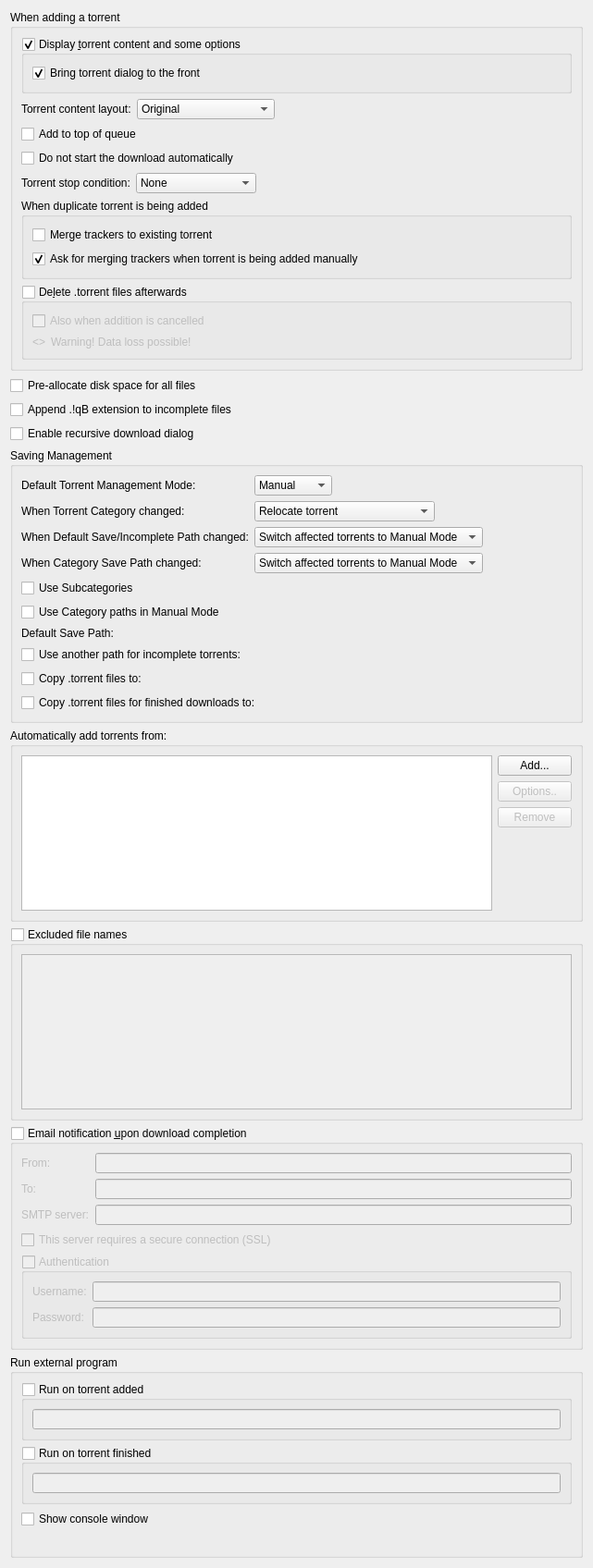
          <widget class="QWidget" name="scrollAreaWidgetContents_2">
           <property name="geometry">
            <rect>
             <x>0</x>
             <y>0</y>
             <width>641</width>
             <height>1696</height>
            </rect>
           </property>
           <layout class="QVBoxLayout" name="verticalLayout">
            <item>
             <widget class="QGroupBox" name="torrentAdditionBox">
              <property name="title">
               <string>When adding a torrent</string>
              </property>
              <layout class="QVBoxLayout" name="torrentAdditionBoxLayout">
               <item>
                <widget class="QGroupBox" name="checkAdditionDialog">
                 <property name="title">
                  <string>Display &amp;torrent content and some options</string>
                 </property>
                 <property name="checkable">
                  <bool>true</bool>
                 </property>
                 <layout class="QVBoxLayout" name="verticalLayout_18">
                  <item>
                   <widget class="QCheckBox" name="checkAdditionDialogFront">
                    <property name="text">
                     <string>Bring torrent dialog to the front</string>
                    </property>
                    <property name="checked">
                     <bool>true</bool>
                    </property>
                   </widget>
                  </item>
                 </layout>
                </widget>
               </item>
               <item>
                <layout class="QHBoxLayout" name="horizontalLayout_19">
                 <item>
                  <widget class="QLabel" name="contentLayoutLabel">
                   <property name="text">
                    <string>Torrent content layout:</string>
                   </property>
                  </widget>
                 </item>
                 <item>
                  <widget class="QComboBox" name="contentLayoutComboBox">
                   <property name="currentIndex">
                    <number>0</number>
                   </property>
                   <item>
                    <property name="text">
                     <string>Original</string>
                    </property>
                   </item>
                   <item>
                    <property name="text">
                     <string>Create subfolder</string>
                    </property>
                   </item>
                   <item>
                    <property name="text">
                     <string>Don't create subfolder</string>
                    </property>
                   </item>
                  </widget>
                 </item>
                 <item>
                  <spacer name="horizontalSpacer_20">
                   <property name="orientation">
                    <enum>Qt::Horizontal</enum>
                   </property>
                   <property name="sizeHint" stdset="0">
                    <size>
                     <width>40</width>
                     <height>20</height>
                    </size>
                   </property>
                  </spacer>
                 </item>
                </layout>
               </item>
               <item>
                <widget class="QCheckBox" name="checkAddToQueueTop">
                 <property name="toolTip">
                  <string>The torrent will be added to the top of the download queue</string>
                 </property>
                 <property name="text">
                  <string extracomment="The torrent will be added to the top of the download queue">Add to top of queue</string>
                 </property>
                </widget>
               </item>
               <item>
                <widget class="QCheckBox" name="checkStartPaused">
                 <property name="toolTip">
                  <string>The torrent will be added to download list in a paused state</string>
                 </property>
                 <property name="text">
                  <string extracomment="The torrent will be added to download list in a paused state">Do not start the download automatically</string>
                 </property>
                </widget>
               </item>
               <item>
                <layout class="QHBoxLayout" name="stopConditionLayout">
                 <item>
                  <widget class="QLabel" name="stopConditionLabel">
                   <property name="text">
                    <string>Torrent stop condition:</string>
                   </property>
                  </widget>
                 </item>
                 <item>
                  <widget class="QComboBox" name="stopConditionComboBox">
                   <property name="currentIndex">
                    <number>0</number>
                   </property>
                   <item>
                    <property name="text">
                     <string>None</string>
                    </property>
                   </item>
                   <item>
                    <property name="text">
                     <string>Metadata received</string>
                    </property>
                   </item>
                   <item>
                    <property name="text">
                     <string>Files checked</string>
                    </property>
                   </item>
                  </widget>
                 </item>
                 <item>
                  <spacer name="stopConditionSpacer">
                   <property name="orientation">
                    <enum>Qt::Horizontal</enum>
                   </property>
                   <property name="sizeHint" stdset="0">
                    <size>
                     <width>40</width>
                     <height>20</height>
                    </size>
                   </property>
                  </spacer>
                 </item>
                </layout>
               </item>
               <item>
                <widget class="QGroupBox" name="duplicateTorrentGroup">
                 <property name="title">
                  <string>When duplicate torrent is being added</string>
                 </property>
                 <layout class="QVBoxLayout" name="duplicateTorrentBoxLayout">
                  <item>
                   <widget class="QCheckBox" name="checkMergeTrackers">
                    <property name="text">
                     <string>Merge trackers to existing torrent</string>
                    </property>
                    <property name="checked">
                     <bool>false</bool>
                    </property>
                   </widget>
                  </item>
                  <item>
                   <widget class="QCheckBox" name="checkConfirmMergeTrackers">
                    <property name="text">
                     <string>Ask for merging trackers when torrent is being added manually</string>
                    </property>
                    <property name="checked">
                     <bool>true</bool>
                    </property>
                   </widget>
                  </item>
                 </layout>
                </widget>
               </item>
               <item>
                <widget class="QGroupBox" name="deleteTorrentBox">
                 <property name="toolTip">
                  <string>Whether the .torrent file should be deleted after adding it</string>
                 </property>
                 <property name="title">
                  <string>De&amp;lete .torrent files afterwards </string>
                 </property>
                 <property name="checkable">
                  <bool>true</bool>
                 </property>
                 <property name="checked">
                  <bool>false</bool>
                 </property>
                 <layout class="QVBoxLayout" name="deleteTorrentBoxLayout">
                  <item>
                   <widget class="QCheckBox" name="deleteCancelledTorrentBox">
                    <property name="toolTip">
                     <string>Also delete .torrent files whose addition was cancelled</string>
                    </property>
                    <property name="text">
                     <string>Also when addition is cancelled</string>
                    </property>
                   </widget>
                  </item>
                  <item>
                   <layout class="QHBoxLayout" name="deleteTorrentWarningLayout">
                    <item>
                     <widget class="QLabel" name="deleteTorrentWarningIcon">
                      <property name="sizePolicy">
                       <sizepolicy hsizetype="Fixed" vsizetype="Preferred">
                        <horstretch>0</horstretch>
                        <verstretch>0</verstretch>
                       </sizepolicy>
                      </property>
                      <property name="text">
                       <string notr="true">&lt;&gt;</string>
                      </property>
                     </widget>
                    </item>
                    <item>
                     <widget class="QLabel" name="deleteTorrentWarningLabel">
                      <property name="text">
                       <string>Warning! Data loss possible!</string>
                      </property>
                     </widget>
                    </item>
                   </layout>
                  </item>
                 </layout>
                </widget>
               </item>
              </layout>
             </widget>
            </item>
            <item>
             <widget class="QCheckBox" name="checkPreallocateAll">
              <property name="toolTip">
               <string>Allocate full file sizes on disk before starting downloads, to minimize fragmentation. Only useful for HDDs.</string>
              </property>
              <property name="text">
               <string>Pre-allocate disk space for all files</string>
              </property>
             </widget>
            </item>
            <item>
             <widget class="QCheckBox" name="checkAppendqB">
              <property name="text">
               <string>Append .!qB extension to incomplete files</string>
              </property>
             </widget>
            </item>
            <item>
             <widget class="QCheckBox" name="checkRecursiveDownload">
              <property name="toolTip">
               <string>When a torrent is downloaded, offer to add torrents from any .torrent files found inside it</string>
              </property>
              <property name="text">
               <string>Enable recursive download dialog</string>
              </property>
             </widget>
            </item>
            <item>
             <widget class="QGroupBox" name="groupSavingManagement">
              <property name="title">
               <string>Saving Management</string>
              </property>
              <layout class="QVBoxLayout" name="groupSavingManagementLayout">
               <item>
                <layout class="QGridLayout" name="gridLayout_3">
                 <item row="0" column="0">
                  <widget class="QLabel" name="label_40">
                   <property name="text">
                    <string>Default Torrent Management Mode:</string>
                   </property>
                  </widget>
                 </item>
                 <item row="0" column="1">
                  <layout class="QHBoxLayout" name="horizontalLayout_70">
                   <property name="spacing">
                    <number>10</number>
                   </property>
                   <item>
                    <widget class="QComboBox" name="comboSavingMode">
                     <property name="toolTip">
                      <string>Automatic: Various torrent properties (e.g. save path) will be decided by the associated category
Manual: Various torrent properties (e.g. save path) must be assigned manually</string>
                     </property>
                     <item>
                      <property name="text">
                       <string>Manual</string>
                      </property>
                     </item>
                     <item>
                      <property name="text">
                       <string>Automatic</string>
                      </property>
                     </item>
                    </widget>
                   </item>
                   <item>
                    <spacer name="horizontalSpacer_160">
                     <property name="orientation">
                      <enum>Qt::Horizontal</enum>
                     </property>
                     <property name="sizeHint" stdset="0">
                      <size>
                       <width>40</width>
                       <height>20</height>
                      </size>
                     </property>
                    </spacer>
                   </item>
                  </layout>
                 </item>
                 <item row="1" column="0">
                  <widget class="QLabel" name="labelTorrentCategoryChanged">
                   <property name="text">
                    <string>When Torrent Category changed:</string>
                   </property>
                  </widget>
                 </item>
                 <item row="1" column="1">
                  <layout class="QHBoxLayout" name="horizontalLayout_14">
                   <item>
                    <widget class="QComboBox" name="comboTorrentCategoryChanged">
                     <item>
                      <property name="text">
                       <string>Relocate torrent</string>
                      </property>
                     </item>
                     <item>
                      <property name="text">
                       <string>Switch torrent to Manual Mode</string>
                      </property>
                     </item>
                    </widget>
                   </item>
                   <item>
                    <spacer name="horizontalSpacer_17">
                     <property name="orientation">
                      <enum>Qt::Horizontal</enum>
                     </property>
                     <property name="sizeHint" stdset="0">
                      <size>
                       <width>40</width>
                       <height>20</height>
                      </size>
                     </property>
                    </spacer>
                   </item>
                  </layout>
                 </item>
                 <item row="2" column="0">
                  <widget class="QLabel" name="labelCategoryDefaultPathChanged">
                   <property name="text">
                    <string>When Default Save/Incomplete Path changed:</string>
                   </property>
                  </widget>
                 </item>
                 <item row="2" column="1">
                  <layout class="QHBoxLayout" name="horizontalLayout_15">
                   <item>
                    <widget class="QComboBox" name="comboCategoryDefaultPathChanged">
                     <property name="currentIndex">
                      <number>1</number>
                     </property>
                     <item>
                      <property name="text">
                       <string>Relocate affected torrents</string>
                      </property>
                     </item>
                     <item>
                      <property name="text">
                       <string>Switch affected torrents to Manual Mode</string>
                      </property>
                     </item>
                    </widget>
                   </item>
                   <item>
                    <spacer name="horizontalSpacer_18">
                     <property name="orientation">
                      <enum>Qt::Horizontal</enum>
                     </property>
                     <property name="sizeHint" stdset="0">
                      <size>
                       <width>40</width>
                       <height>20</height>
                      </size>
                     </property>
                    </spacer>
                   </item>
                  </layout>
                 </item>
                 <item row="3" column="0">
                  <widget class="QLabel" name="labelCategoryChanged">
                   <property name="text">
                    <string>When Category Save Path changed:</string>
                   </property>
                  </widget>
                 </item>
                 <item row="3" column="1">
                  <layout class="QHBoxLayout" name="horizontalLayout_17">
                   <item>
                    <widget class="QComboBox" name="comboCategoryChanged">
                     <property name="currentIndex">
                      <number>1</number>
                     </property>
                     <item>
                      <property name="text">
                       <string>Relocate affected torrents</string>
                      </property>
                     </item>
                     <item>
                      <property name="text">
                       <string>Switch affected torrents to Manual Mode</string>
                      </property>
                     </item>
                    </widget>
                   </item>
                   <item>
                    <spacer name="horizontalSpacer_19">
                     <property name="orientation">
                      <enum>Qt::Horizontal</enum>
                     </property>
                     <property name="sizeHint" stdset="0">
                      <size>
                       <width>40</width>
                       <height>20</height>
                      </size>
                     </property>
                    </spacer>
                   </item>
                  </layout>
                 </item>
                </layout>
               </item>
               <item>
                <widget class="QCheckBox" name="checkUseSubcategories">
                 <property name="text">
                  <string>Use Subcategories</string>
                 </property>
                </widget>
               </item>
               <item>
                <widget class="QCheckBox" name="checkUseCategoryPaths">
                 <property name="toolTip">
                  <string>Resolve relative Save Path against appropriate Category path instead of Default one</string>
                 </property>
                 <property name="text">
                  <string>Use Category paths in Manual Mode</string>
                 </property>
                </widget>
               </item>
               <item>
                <layout class="QGridLayout" name="gridLayout_4">
                 <item row="0" column="0">
                  <widget class="QLabel" name="labelSavePath">
                   <property name="text">
                    <string>Default Save Path:</string>
                   </property>
                  </widget>
                 </item>
                 <item row="0" column="1">
                  <widget class="FileSystemPathLineEdit" name="textSavePath" native="true"/>
                 </item>
                 <item row="1" column="0">
                  <widget class="QCheckBox" name="checkUseDownloadPath">
                   <property name="text">
                    <string>Use another path for incomplete torrents:</string>
                   </property>
                  </widget>
                 </item>
                 <item row="1" column="1">
                  <widget class="FileSystemPathLineEdit" name="textDownloadPath" native="true"/>
                 </item>
                 <item row="2" column="0">
                  <widget class="QCheckBox" name="checkExportDir">
                   <property name="text">
                    <string>Copy .torrent files to:</string>
                   </property>
                  </widget>
                 </item>
                 <item row="2" column="1">
                  <widget class="FileSystemPathLineEdit" name="textExportDir" native="true"/>
                 </item>
                 <item row="3" column="1">
                  <widget class="FileSystemPathLineEdit" name="textExportDirFin" native="true"/>
                 </item>
                 <item row="3" column="0">
                  <widget class="QCheckBox" name="checkExportDirFin">
                   <property name="text">
                    <string>Copy .torrent files for finished downloads to:</string>
                   </property>
                  </widget>
                 </item>
                </layout>
               </item>
              </layout>
             </widget>
            </item>
            <item>
             <widget class="QGroupBox" name="groupBox_2">
              <property name="title">
               <string>Automatically add torrents from:</string>
              </property>
              <layout class="QVBoxLayout" name="verticalLayout_38">
               <item>
                <layout class="QHBoxLayout" name="horizontalLayout_16">
                 <item>
                  <widget class="QTreeView" name="scanFoldersView">
                   <property name="sizePolicy">
                    <sizepolicy hsizetype="Expanding" vsizetype="Expanding">
                     <horstretch>0</horstretch>
                     <verstretch>1</verstretch>
                    </sizepolicy>
                   </property>
                   <property name="minimumSize">
                    <size>
                     <width>250</width>
                     <height>150</height>
                    </size>
                   </property>
                   <property name="editTriggers">
                    <set>QAbstractItemView::AllEditTriggers</set>
                   </property>
                   <property name="selectionMode">
                    <enum>QAbstractItemView::SingleSelection</enum>
                   </property>
                   <property name="selectionBehavior">
                    <enum>QAbstractItemView::SelectRows</enum>
                   </property>
                   <property name="textElideMode">
                    <enum>Qt::ElideNone</enum>
                   </property>
                   <property name="rootIsDecorated">
                    <bool>false</bool>
                   </property>
                   <attribute name="headerDefaultSectionSize">
                    <number>80</number>
                   </attribute>
                   <attribute name="headerStretchLastSection">
                    <bool>false</bool>
                   </attribute>
                  </widget>
                 </item>
                 <item>
                  <layout class="QVBoxLayout" name="verticalLayout_37">
                   <item>
                    <widget class="QPushButton" name="addWatchedFolderButton">
                     <property name="text">
                      <string>Add...</string>
                     </property>
                    </widget>
                   </item>
                   <item>
                    <widget class="QPushButton" name="editWatchedFolderButton">
                     <property name="enabled">
                      <bool>false</bool>
                     </property>
                     <property name="text">
                      <string>Options..</string>
                     </property>
                    </widget>
                   </item>
                   <item>
                    <widget class="QPushButton" name="removeWatchedFolderButton">
                     <property name="enabled">
                      <bool>false</bool>
                     </property>
                     <property name="text">
                      <string>Remove</string>
                     </property>
                    </widget>
                   </item>
                   <item>
                    <spacer name="verticalSpacer_6">
                     <property name="orientation">
                      <enum>Qt::Vertical</enum>
                     </property>
                     <property name="sizeHint" stdset="0">
                      <size>
                       <width>20</width>
                       <height>40</height>
                      </size>
                     </property>
                    </spacer>
                   </item>
                  </layout>
                 </item>
                </layout>
               </item>
              </layout>
             </widget>
            </item>
            <item>
             <widget class="QGroupBox" name="groupExcludedFileNames">
              <property name="title">
               <string>Excluded file names</string>
              </property>
              <property name="checkable">
               <bool>true</bool>
              </property>
              <property name="checked">
               <bool>false</bool>
              </property>
              <layout class="QVBoxLayout" name="verticalLayout_311">
               <item>
                <widget class="QPlainTextEdit" name="textExcludedFileNames">
                 <property name="toolTip">
                  <string>Blacklist filtered file names from being downloaded from torrent(s).
Files matching any of the filters in this list will have their priority automatically set to &quot;Do not download&quot;.

Use newlines to separate multiple entries. Can use wildcards as outlined below.
*: matches zero or more of any characters.
?: matches any single character.
[...]: sets of characters can be represented in square brackets.

Examples
*.exe: filter '.exe' file extension.
readme.txt: filter exact file name.
?.txt: filter 'a.txt', 'b.txt' but not 'aa.txt'.
readme[0-9].txt: filter 'readme1.txt', 'readme2.txt' but not 'readme10.txt'.</string>
                 </property>
                 <property name="lineWrapMode">
                  <enum>QPlainTextEdit::NoWrap</enum>
                 </property>
                </widget>
               </item>
              </layout>
             </widget>
            </item>
            <item>
             <widget class="QGroupBox" name="groupMailNotification">
              <property name="title">
               <string>Email notification &amp;upon download completion</string>
              </property>
              <property name="checkable">
               <bool>true</bool>
              </property>
              <property name="checked">
               <bool>false</bool>
              </property>
              <layout class="QVBoxLayout" name="verticalLayout_171">
               <item>
                <layout class="QGridLayout" name="gridLayout_9">
                 <item row="1" column="1">
                  <widget class="QLineEdit" name="lineEditDestEmail"/>
                 </item>
                 <item row="1" column="0">
                  <widget class="QLabel" name="label_2">
                   <property name="toolTip">
                    <string>Receiver</string>
                   </property>
                   <property name="text">
                    <string comment="To receiver">To:</string>
                   </property>
                  </widget>
                 </item>
                 <item row="2" column="0">
                  <widget class="QLabel" name="label_3">
                   <property name="text">
                    <string>SMTP server:</string>
                   </property>
                  </widget>
                 </item>
                 <item row="2" column="1">
                  <widget class="QLineEdit" name="lineEditSmtpServer"/>
                 </item>
                 <item row="0" column="1">
                  <widget class="QLineEdit" name="senderEmailTxt"/>
                 </item>
                 <item row="0" column="0">
                  <widget class="QLabel" name="label_25">
                   <property name="toolTip">
                    <string>Sender</string>
                   </property>
                   <property name="text">
                    <string comment="From sender">From:</string>
                   </property>
                  </widget>
                 </item>
                </layout>
               </item>
               <item>
                <widget class="QCheckBox" name="checkSmtpSSL">
                 <property name="text">
                  <string>This server requires a secure connection (SSL)</string>
                 </property>
                </widget>
               </item>
               <item>
                <widget class="QGroupBox" name="groupMailNotifAuth">
                 <property name="title">
                  <string>Authentication</string>
                 </property>
                 <property name="checkable">
                  <bool>true</bool>
                 </property>
                 <property name="checked">
                  <bool>false</bool>
                 </property>
                 <layout class="QFormLayout" name="formLayout_2">
                  <item row="0" column="0">
                   <widget class="QLabel" name="label_7">
                    <property name="text">
                     <string>Username:</string>
                    </property>
                   </widget>
                  </item>
                  <item row="0" column="1">
                   <widget class="QLineEdit" name="mailNotifUsername"/>
                  </item>
                  <item row="1" column="0">
                   <widget class="QLabel" name="label_8">
                    <property name="text">
                     <string>Password:</string>
                    </property>
                   </widget>
                  </item>
                  <item row="1" column="1">
                   <widget class="QLineEdit" name="mailNotifPassword">
                    <property name="echoMode">
                     <enum>QLineEdit::Password</enum>
                    </property>
                   </widget>
                  </item>
                 </layout>
                </widget>
               </item>
              </layout>
             </widget>
            </item>
            <item>
             <widget class="QGroupBox" name="autoRunBox">
              <property name="title">
               <string>Run external program</string>
              </property>
              <layout class="QVBoxLayout" name="verticalLayout_19">
               <item>
                <widget class="QGroupBox" name="groupBoxRunOnAdded">
                 <property name="title">
                  <string>Run on torrent added</string>
                 </property>
                 <property name="checkable">
                  <bool>true</bool>
                 </property>
                 <property name="checked">
                  <bool>false</bool>
                 </property>
                 <layout class="QVBoxLayout" name="verticalLayout_39">
                  <item>
                   <widget class="QLineEdit" name="lineEditRunOnAdded"/>
                  </item>
                 </layout>
                </widget>
               </item>
               <item>
                <widget class="QGroupBox" name="groupBoxRunOnFinished">
                 <property name="title">
                  <string>Run on torrent finished</string>
                 </property>
                 <property name="checkable">
                  <bool>true</bool>
                 </property>
                 <property name="checked">
                  <bool>false</bool>
                 </property>
                 <layout class="QVBoxLayout" name="verticalLayout_36">
                  <item>
                   <widget class="QLineEdit" name="lineEditRunOnFinished"/>
                  </item>
                 </layout>
                </widget>
               </item>
               <item>
                <widget class="QCheckBox" name="autoRunConsole">
                 <property name="text">
                  <string>Show console window</string>
                 </property>
                </widget>
               </item>
               <item>
                <widget class="QLabel" name="labelAutoRunParam">
                 <property name="wordWrap">
                  <bool>true</bool>
                 </property>
                </widget>
               </item>
              </layout>
             </widget>
            </item>
           </layout>
          </widget>
